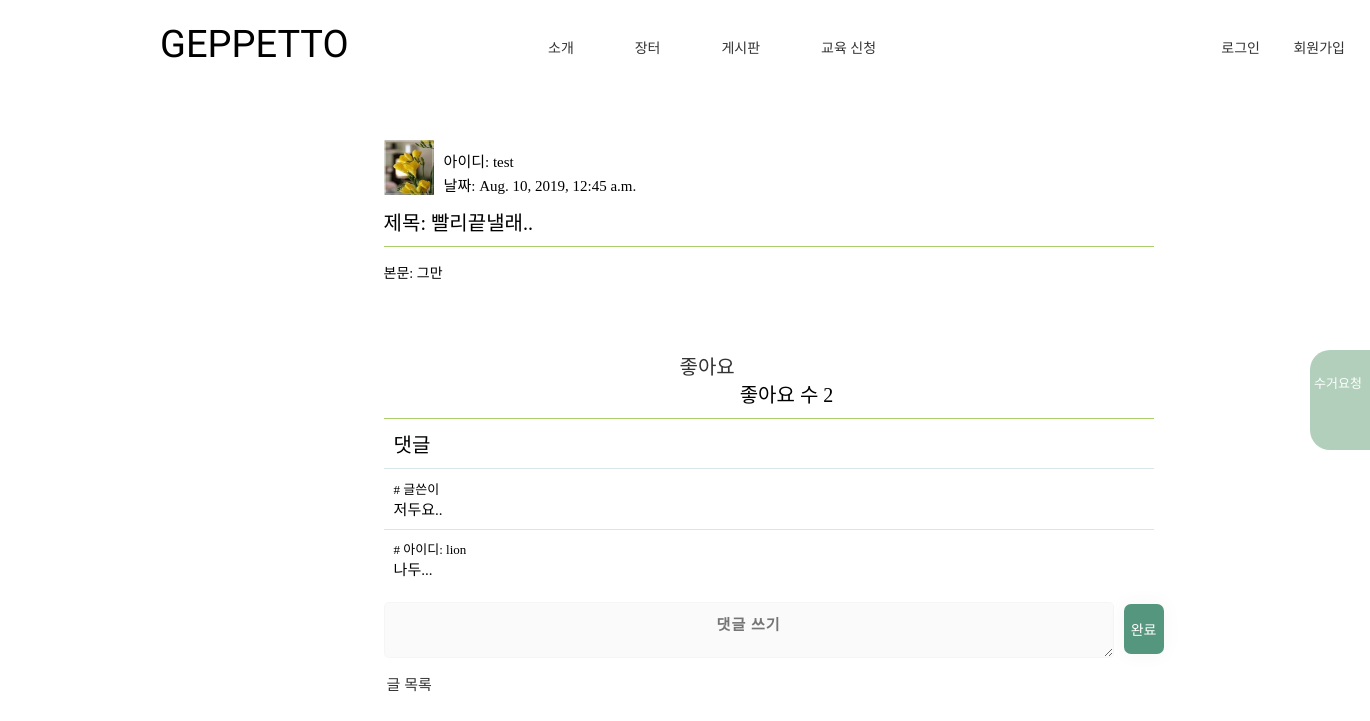
Page /board/4 on the committed database.
### board/models.py (models this page shows, shortened)
class Board(models.Model):
    title=models.CharField(max_length=200)
    writer=models.CharField(max_length=200, default=True)
    pub_date=models.DateTimeField('date published')
    body=models.TextField()
    user=models.ForeignKey(User, on_delete=models.CASCADE, null=True)
    likes =models.ManyToManyField(
        User, # User 모델과 blog 모델을 M : N 관계로 두겠다.
        through='Like', # Like라는 중개 모델을 통해 M : N 관계를 맺는다.
        through_fields=('board', 'user'), # Like에 blog 속성, user 속성을 추가하겠다.
        related_name='likes' # 1 : N  관계에서 blog와 연결된 comment를 가져올 때 comment_set으로 가져왔는데,
        )
    def like_count(self):
        return self.likes.count()

class Comment(models.Model):
    body=models.TextField()
    board=models.ForeignKey(Board, on_delete=models.CASCADE, null=True)
    writer=models.CharField(max_length=200, default=True)

### board/views.py (the view)
# urls.py: path('<int:board_id>', views.detail3, name="detail3"),
def detail3(request, board_id):
    board_detail=get_object_or_404(Board, pk=board_id)
    user=request.user
    if board_detail.likes.filter(id=user.id):
        message="좋아요 취소"
    else:
        message="좋아요"
    return render(request, 'detail3.html',{'board':board_detail, 'message':message})

### board/templates/detail3.html (shortened to what this page needs)
<!DOCTYPE html>
<html lang="en">
{% load static %}
<head>
    <link rel="stylesheet" href="{% static 'css/detailstyle.css' %}">
    <link rel="stylesheet" type="text/css" href="http://cdn.jsdelivr.net/npm/slick-carousel@1.8.1/slick/slick.css" />
    <link rel="stylesheet" href="http://cdn.jsdelivr.net/npm/xeicon@2.3.3/xeicon.min.css">
    <link rel="stylesheet" href="//cdn.jsdelivr.net/npm/xeicon@2.3.3/xeicon.min.css">
</head>
<body>
    <div class="container">
        <header>
            <div class="out">
                <a href="{% url 'main' %}"><p id="main">GEPPETTO</p></a>
                <nav id="nav">
                        <ul class="nav_links">
                            <li><a href="{% url 'main' %}" id="intro">소개</a></li>
                            <li><a href="{% url 'market' %}" id="market">장터</a></li>
                            <li><a href="{% url 'board' %}" id="board">게시판</a></li>
                            <li><a href="{% url 'be_geppetto' %}" id="edu">교육 신청</a></li>
                        </ul>
                        <ul class="nav_info">
                                {% if user.is_active %}
                                <li>
                                    <h3>{{user.username}}</h3>
                                </li>
                                <li>
                                    <a href="">
                                        <p>mypage</p>
                                    </a>
                                </li>
                                <li>
                                    <a href="{% url 'logout'%}">
                                        <p>logout</p>
                                    </a>
                                </li>
                                {% else %}
                                <li><a href="{% url 'login'%}" id="login">로그인</a></li>
                                <li><a href="{% url 'signup'%}" id="join">회원가입</a></li>
                                {% endif %}
                        </ul>
                    </nav>
                <label for="menuicon" class="menu">
                    <i class="xi-truck xi-2x"></i>
                    <p id="pickup">수거요청</p>
                </label>
            </div>
        </header>
        <div class="under">
            <div class="blog">
                <div class="bloginfo">
                    <img class="pimg" src="{% static 'img/profile.jpg' %}" width="50" height="55">
                    <div class="infotext">
                        <div class="bloginfo1">
                            아이디: {{board.writer}}
                        </div>
                        <div class="bloginfo2">
                            날짜: {{board.pub_date}}
                        </div>
                    </div>
                </div>
                <div class="blogtitle">
                    <p>제목: {{board.title}}</p>
                    <hr class="btline">
                </div>
                <div class="blogbody">
                    <p>본문: {{board.body}}</p>
                </div>
                <div class="good">
                    <a href="{% url 'post_like' board.id %}">
                        {{message}}
                    </a>
                    <div class="goodnum">
                        <br>좋아요 수 {{board.like_count}}
                    </div>
                </div>
                <hr class="btline">
                <div class="comment_title">
                    <p>댓글</p>
                </div>
                {% for comment in board.comment_set.all %}
                <div class="comment comment2">
                    #
                    {% if board.writer == comment.writer %}
                        <td class="tableb2">글쓴이</td>
                    {% else %}
                        <td class="tableb3">아이디: {{comment.writer}}</td>
                    {% endif %}
                </div>
                <div class="comment comment1">
                        <td class="tableb1">{{comment.body}}</td>
                </div>
                {% endfor %}
                <form action="{% url 'comment_create' board.id %}" class="commentform">
                    <textarea name="content" class="form-control is-invalid message" id="validationTextarea" placeholder="댓글 쓰기" required></textarea>
                    <input class="submit" type="submit" value="완료" align="center">
                </form>
                <div class="edit">
                    <a href="{%url 'board'%}"><p class="edit3">글 목록</p></a>
                </div>
            </div>
        </div>
    </div>
</body>
</html>

### board/static/css/detailstyle.css (style rules this page uses)
* { box-sizing: border-box; margin: 0; padding: 0; }
html { font-size: 20px; }
body { font-size: 1rem; overflow-x: hidden; overflow-y: auto; }
.container { flex-direction: column; background-color: rgba(0, 0, 0, 0); height: 100%; max-width: 100%; }
header { position: relative; width: 100%; background-color: rgba(252, 229, 198, 0); z-index: 9997; height: 5rem; }
header .out { width: 60rem; height: 4.25rem; margin-left: 8rem; }
#main { font-family: 'Nanum Gothic', sans-serif; font-family: 'Nanum Gothic Coding', monospace; font-family: 'Nanum Myeongjo', serif; color: black; font-size: 1.9rem; float: left; padding: 1.1rem 0; cursor: pointer; }
#nav { position: relative; }
#nav li, a { color: #333; text-decoration: none; }
.nav_links { font-family: 'Nanum Gothic Coding', monospace; list-style: none; padding: 1.3rem 0 0 0; position: absolute; left: 18rem; }
.nav_links li { display: inline-block; }
.nav_links li a { padding: 0.75rem 1.4rem 0; height: 2.6rem; display: block; line-height: 100%; font-size: 0.7rem; color: #333; }
.nav_info { font-family: 'Nanum Gothic Coding', monospace; font-size: 0.7rem; position: absolute; top: 2rem; right: 0; list-style: none; }
.nav_info li { display: inline-block; position: relative; }
.nav_info li a { padding: 0 0.75rem; display: block; line-height: 100%; font-size: 0.7rem; color: #333; }
header label.menu { position: fixed; top: 50%; right: -20px; transform: translateY(-50%); width: 4rem; height: 5rem; cursor: pointer; background-color: rgba(177, 207, 187, 1); border-radius: 20px; }
#pickup { font-family: 'Nanum Gothic Coding', monospace; font-size: .65rem; padding: 0 1rem 0 .2rem; color: white; }
.xi-truck { padding: .7rem .5rem .5rem .5rem; color: white; }
.blog { margin-left:28%; margin-top:40px; }
.blogbody { font-size:14px; }
.bloginfo { font-size:15px; margin:12px 0; display:flex; }
.bloginfo1 { margin-bottom:3px; }
.infotext { margin-top:10px; }
.pimg { margin-right:10px; }
.blogtitle { padding-bottom:5px; }
.btline { width:770px; height:1px; border:none; background-color:#AACD6E; margin:10px 0; }
.good { display:flex; margin-top:7%; margin-left:30%; }
.goodnum { margin-top:5px; margin-left:5px; }
.comment, .comment_title { margin-left:10px; }
.comment1 { font-size:15px; }
.comment2 { margin-top:3px; font-size:13px; }
.message { width: 730px; color: rgb(38, 50, 56); font-weight: 700; font-size: 15px; letter-spacing: 1px; background: rgba(136, 126, 126, 0.04); padding: 10px 18px; border-radius: 5px; outline: none; box-sizing: border-box; border: 1.3px solid rgba(0, 0, 0, 0.02); text-align: center; margin-top: 23px; font-family: 'SunBatang-Light'; }
.submit { width:40px; height:50px; border-radius: 0.5em; color: #fff; background: #55967e; border: 0; padding-bottom: 10px; padding-top: 10px; margin-left:10px; margin-right:10px; margin-top:25px; font-family: 'Daehan'; font-size: 14px; box-shadow: 0 0 20px 1px rgba(0, 0, 0, 0.04); text-align:center; }
.commentform { display:flex; }
.edit { margin-top:15px; display:flex; font-size:15px; }

### rows in the picture
Board: writer "test", pub_date "Aug. 10, 2019, 12:45 a.m.", title "빨리끝낼래..", body "그만", like_count "2"
Comment: writer "글쓴이", body "저두요.."
Comment: writer "lion", body "나두..."

### other values in the picture
{{ message }} "좋아요"
